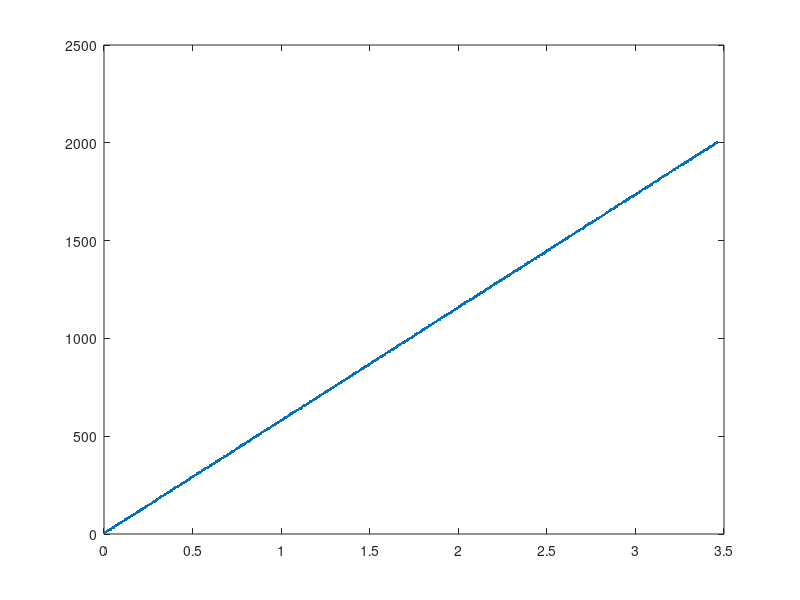

The MATLAB script that drew this image: (Note: this script raises an error after producing the figure.)
theta0=3;
theta1=2;
theta2=1;
X=[1:1:1000]';
m = length(X);
X=[1:1:1000]';
y=theta0+theta1*X.^theta2+5*(rand(length(X),1)-0.5);
X=(X)/std(X);
m = length(X);
plot(X,y,'.')
theta=[theta0 theta1 theta2]';
computeCost_new(X, y, theta)
iterations = 30000;
alpha = 0.0001;
theta=ones(3,1);
[theta, J_history] = gradientDescent_new(X, y, theta, alpha, iterations);
theta
J_history;